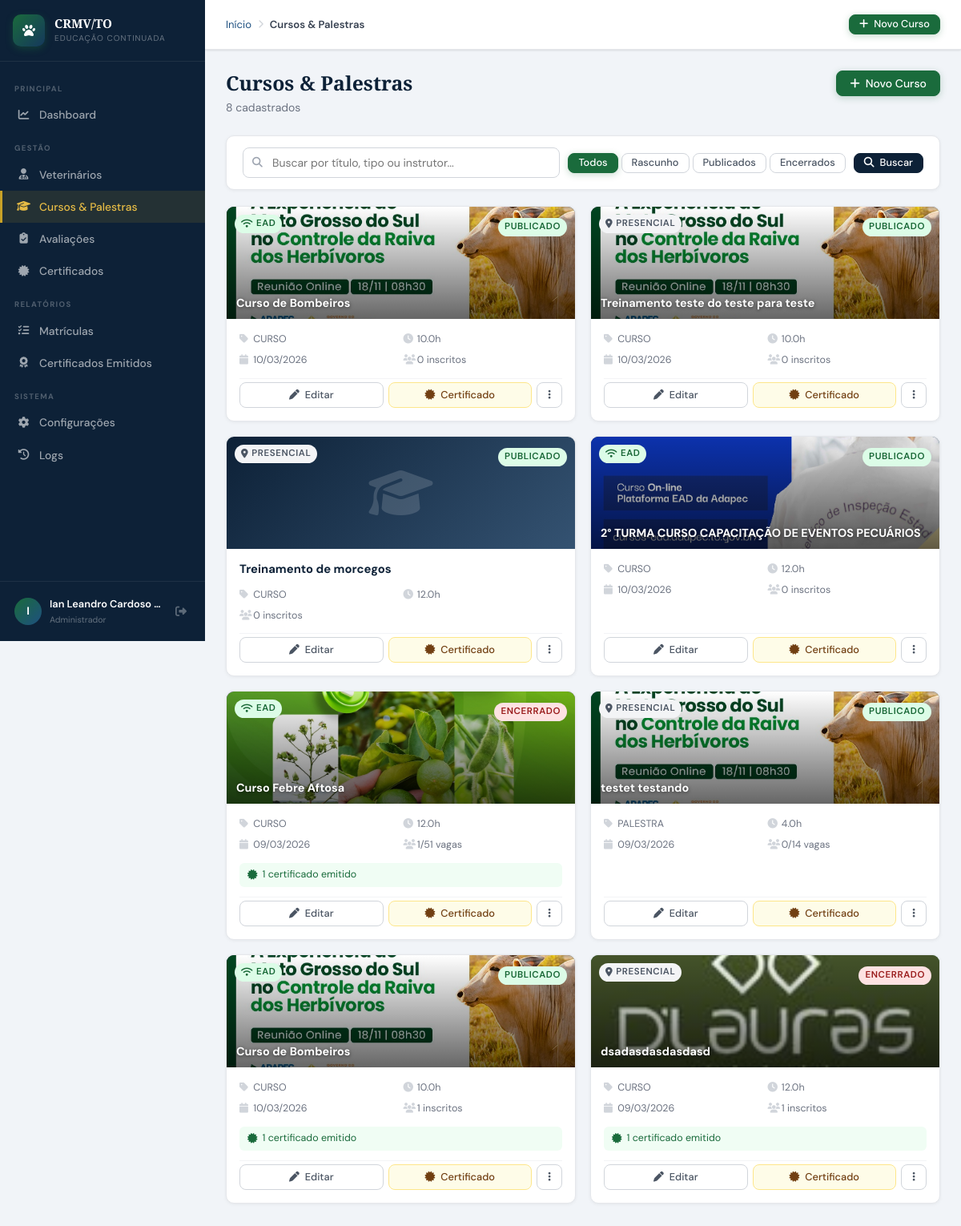
The app's page /admin/cursos/lista.php (signed in) with its own data.
### tables this page shows
CREATE TABLE `tbl_cursos` (
  `curso_id` int(10) UNSIGNED NOT NULL,
  `categoria_id` int(10) UNSIGNED DEFAULT NULL,
  `titulo` varchar(200) NOT NULL,
  `descricao` text DEFAULT NULL,
  `capa` varchar(120) DEFAULT NULL,
  `observacoes` text DEFAULT NULL,
  `tipo` enum('CURSO','PALESTRA','WORKSHOP','CONGRESSO','WEBINAR') NOT NULL DEFAULT 'CURSO',
  `modalidade` enum('PRESENCIAL','EAD','HIBRIDO') NOT NULL DEFAULT 'PRESENCIAL',
  `carga_horaria` decimal(5,1) NOT NULL DEFAULT 0.0,
  `vagas` smallint(6) DEFAULT NULL,
  `data_inicio` date DEFAULT NULL,
  `data_fim` date DEFAULT NULL,
  `horario` varchar(100) DEFAULT NULL,
  `local_nome` varchar(150) DEFAULT NULL,
  `local_cidade` varchar(80) DEFAULT NULL,
  `local_uf` char(2) DEFAULT 'TO',
  `local_endereco` varchar(200) DEFAULT NULL,
  `link_ead` varchar(300) DEFAULT NULL,
  `youtube_id` varchar(30) DEFAULT NULL,
  `valor` decimal(8,2) NOT NULL DEFAULT 0.00,
  `status` enum('RASCUNHO','PUBLICADO','ENCERRADO','CANCELADO') NOT NULL DEFAULT 'RASCUNHO',
  `cert_modelo` text DEFAULT NULL,
  `cert_conteudo_programatico` mediumtext DEFAULT NULL COMMENT 'HTML do conteúdo programático (verso do certificado)',
  `cert_validade` smallint(6) DEFAULT NULL,
  `cert_obs` text DEFAULT NULL COMMENT 'Observação interna do certificado (não aparece impresso)',
  `ativo` tinyint(1) NOT NULL DEFAULT 1,
  `criado_em` datetime NOT NULL DEFAULT current_timestamp(),
  `atualizado_em` datetime DEFAULT NULL ON UPDATE current_timestamp(),
  `criado_por` int(10) UNSIGNED DEFAULT NULL,
  `instrutor_id` int(11) DEFAULT NULL,
  `requer_avaliacao` tinyint(1) NOT NULL DEFAULT 0,
  `avaliacao_com_nota` tinyint(1) NOT NULL DEFAULT 0,
  `nota_minima` decimal(5,2) NOT NULL DEFAULT 70.00,
  `tentativas_maximas` tinyint(4) NOT NULL DEFAULT 3,
  `cert_frente_html` text DEFAULT NULL,
  `cert_verso_html` text DEFAULT NULL
);

### admin/cursos/lista.php (the view, shortened to what this page needs)
<?php
require_once __DIR__ . '/../../includes/conexao.php';
$busca  = trim($_GET['busca']  ?? '');
$filtro = $_GET['filtro'] ?? 'todos';
$pag    = max(1, (int)($_GET['pag'] ?? 1));
$porPag = 12;
$offset = ($pag - 1) * $porPag;
$where  = "WHERE c.ativo = 1";
$params = [];
$total   = dbQueryOne("SELECT COUNT(*) AS n FROM tbl_cursos c $where", $params)['n'];
$cursos = dbQuery(
    "SELECT c.curso_id, c.titulo, c.tipo, c.modalidade, c.status, c.carga_horaria,
            c.data_inicio, c.data_fim, c.vagas, c.capa,
            cat.nome AS cat_nome, cat.cor_hex,
            (SELECT GROUP_CONCAT(ci.nome ORDER BY ci.ordem SEPARATOR ', ')
             FROM tbl_curso_instrutores ci WHERE ci.curso_id = c.curso_id) AS instrutores,
            (SELECT COUNT(*) FROM tbl_matriculas m WHERE m.curso_id = c.curso_id) AS total_mat,
            (SELECT COUNT(*) FROM tbl_matriculas m WHERE m.curso_id = c.curso_id AND m.certificado_gerado = 1) AS total_cert
     FROM tbl_cursos c
     LEFT JOIN tbl_categorias cat ON c.categoria_id = cat.categoria_id
     $where
     ORDER BY c.criado_em DESC
     LIMIT $porPag OFFSET $offset",
    $params
);
$pageTitulo  = 'Cursos & Palestras';
$paginaAtiva = 'cursos';
require_once __DIR__ . '/../../includes/layout.php';
?>
<div class="pg-header">
    <div class="pg-header-row">
        <div>
            <h1 class="pg-titulo">Cursos & Palestras</h1>
            <p class="pg-subtitulo"><?= number_format($total, 0, ',', '.') ?> cadastrado<?= $total != 1 ? 's' : '' ?></p>
        </div>
        <div class="pg-acoes">
            <a href="/crmv/admin/cursos/form.php" class="btn btn-primario">
                <i class="fa-solid fa-plus"></i> Novo Curso
            </a>
        </div>
    </div>
</div>
<div class="card" style="margin-bottom:20px">
    <div class="card-body" style="padding:14px 20px">
        <form method="GET" style="display:flex;gap:10px;align-items:center;flex-wrap:wrap">
            <div style="flex:1;min-width:260px;position:relative">
                <input type="text" name="busca" value="<?= htmlspecialchars($busca) ?>"
                    placeholder="Buscar por título, tipo ou instrutor..."
                    style="width:100%;padding:9px 12px 9px 36px;border:1.5px solid var(--c300);border-radius:8px;font-size:.875rem;font-family:inherit;outline:none"
                    onfocus="this.style.borderColor='var(--azul-clr)'" onblur="this.style.borderColor='var(--c300)'">
            </div>
            <div style="display:flex;gap:4px">
                <?php foreach (['todos'=>'Todos','RASCUNHO'=>'Rascunho','PUBLICADO'=>'Publicados','ENCERRADO'=>'Encerrados'] as $v=>$l): ?>
                <a href="?busca=<?= urlencode($busca) ?>&filtro=<?= $v ?>"
                   class="btn btn-sm <?= $filtro===$v ? 'btn-primario' : 'btn-ghost' ?>"><?= $l ?></a>
                <?php endforeach; ?>
            </div>
            <button type="submit" class="btn btn-secundario btn-sm"><i class="fa-solid fa-search"></i> Buscar</button>
        </form>
    </div>
</div>
<?php if (empty($cursos)): ?>
<div class="card">
    <div class="vazio" style="padding:60px">
        <i class="fa-solid fa-graduation-cap"></i>
        <h3>Nenhum curso encontrado</h3>
        <p><?= $busca ? 'Tente outro termo de busca.' : 'Cadastre o primeiro curso ou palestra.' ?></p>
        <?php if (!$busca): ?>
        <a href="/crmv/admin/cursos/form.php" class="btn btn-primario btn-sm" style="margin-top:12px">
            <i class="fa-solid fa-plus"></i> Criar agora
        </a>
        <?php endif; ?>
    </div>
</div>
<?php else: ?>
<div style="display:grid;grid-template-columns:repeat(auto-fill,minmax(340px,1fr));gap:18px">
<?php foreach ($cursos as $c): ?>
<div class="card" style="display:flex;flex-direction:column">
    <div style="height:140px;background:linear-gradient(135deg,<?= htmlspecialchars($c['cor_hex'] ?? '#0d2137') ?>,<?= htmlspecialchars($c['cor_hex'] ?? '#15385c') ?>dd);position:relative;overflow:hidden;flex-shrink:0">
        <?php if ($c['capa']): ?>
        <img src="/crmv/uploads/capas/<?= htmlspecialchars($c['capa']) ?>"
             style="width:100%;height:100%;object-fit:cover;position:absolute;inset:0">
        <div style="position:absolute;inset:0;background:linear-gradient(to top,rgba(0,0,0,.6),transparent)"></div>
        <?php else: ?>
        <div style="position:absolute;inset:0;display:flex;align-items:center;justify-content:center;opacity:.15">
            <i class="fa-solid fa-graduation-cap" style="font-size:4rem;color:#fff"></i>
        </div>
        <?php endif; ?>
        <div style="position:absolute;top:10px;left:10px;display:flex;gap:6px">
            <?= badgeModalidade($c['modalidade']) ?>
        </div>
        <div style="position:absolute;top:10px;right:10px">
            <?= badgeStatus($c['status']) ?>
        </div>
        <?php if ($c['capa']): ?>
        <div style="position:absolute;bottom:8px;left:12px;right:12px">
            <div style="font-weight:700;font-size:.9rem;color:#fff;text-shadow:0 1px 4px rgba(0,0,0,.6);overflow:hidden;text-overflow:ellipsis;white-space:nowrap">
                <?= htmlspecialchars($c['titulo']) ?>
            </div>
        </div>
        <?php endif; ?>
    </div>
    <div style="padding:16px;display:flex;flex-direction:column;flex:1;gap:12px">
        <?php if (!$c['capa']): ?>
        <div>
            <div style="font-weight:700;font-size:.925rem;color:var(--azul-esc);line-height:1.3">
                <?= htmlspecialchars(truncaTexto($c['titulo'], 60)) ?>
            </div>
        </div>
        <?php endif; ?>
        <div style="display:grid;grid-template-columns:1fr 1fr;gap:6px;font-size:.78rem;color:var(--c500)">
            <div><i class="fa-solid fa-tag" style="width:14px;color:var(--c300)"></i> <?= htmlspecialchars($c['tipo']) ?></div>
            <div><i class="fa-solid fa-clock" style="width:14px;color:var(--c300)"></i> <?= $c['carga_horaria'] ?>h</div>
            <?php if ($c['data_inicio']): ?>
            <div><i class="fa-solid fa-calendar" style="width:14px;color:var(--c300)"></i> <?= fmtData($c['data_inicio']) ?></div>
            <?php endif; ?>
            <?php if ($c['vagas']): ?>
            <div>
                <i class="fa-solid fa-users" style="width:14px;color:var(--c300)"></i>
                <?= $c['total_mat'] ?>/<?= $c['vagas'] ?> vagas
            </div>
            <?php else: ?>
            <div><i class="fa-solid fa-users" style="width:14px;color:var(--c300)"></i> <?= $c['total_mat'] ?> inscritos</div>
            <?php endif; ?>
        </div>
        <?php if ($c['total_cert'] > 0): ?>
        <div style="display:flex;align-items:center;gap:6px;font-size:.78rem;color:var(--verde);background:#f0fdf4;padding:5px 10px;border-radius:6px">
            <i class="fa-solid fa-certificate"></i> <?= $c['total_cert'] ?> certificado<?= $c['total_cert']!=1?'s':'' ?> emitido<?= $c['total_cert']!=1?'s':'' ?>
        </div>
        <?php endif; ?>
        <div style="display:flex;gap:6px;margin-top:auto;padding-top:4px;border-top:1px solid var(--c100)">
            <a href="/crmv/admin/cursos/form.php?id=<?= $c['curso_id'] ?>" class="btn btn-ghost btn-sm" style="flex:1;justify-content:center">
                <i class="fa-solid fa-pen"></i> Editar
            </a>
            <a href="/crmv/admin/certificados/emitir.php?curso_id=<?= $c['curso_id'] ?>" class="btn btn-sm" style="flex:1;justify-content:center;background:#fefce8;color:#713f12;border-color:#fde68a">
                <i class="fa-solid fa-certificate"></i> Certificado
            </a>
            <div style="position:relative">
                <button onclick="toggleMenu(this)" class="btn btn-ghost btn-icone btn-sm">
                    <i class="fa-solid fa-ellipsis-v"></i>
                </button>
            </div>
        </div>
    </div>
</div>
<?php endforeach; ?>
</div>
<?php endif; ?>
<?php require_once __DIR__ . '/../../includes/layout_footer.php'; ?>

### includes/layout.php (shortened to what this page needs)
<!DOCTYPE html>
<html lang="pt-BR">
<head>
<link rel="stylesheet" href="https://cdnjs.cloudflare.com/ajax/libs/font-awesome/6.5.1/css/all.min.css">
<link rel="stylesheet" href="/crmv/assets/css/admin.css">
</head>
<body>
<aside class="sidebar" id="sidebar">
    <a href="/crmv/admin/dashboard.php" class="sb-brand">
        <div class="sb-brand-icon"><i class="fa-solid fa-paw"></i></div>
        <div class="sb-brand-txt">
            <span class="sb-brand-nome">CRMV/TO</span>
            <span class="sb-brand-sub">Educação Continuada</span>
        </div>
    </a>
    <nav class="sb-nav">
        <span class="sb-secao">Principal</span>
        <a href="/crmv/admin/dashboard.php" class="sb-link <?= ($paginaAtiva??'')=='dashboard'?'ativo':'' ?>">
            <i class="fa-solid fa-chart-line"></i><span>Dashboard</span>
        </a>
        <span class="sb-secao">Gestão</span>
        <a href="/crmv/admin/usuarios/lista.php" class="sb-link <?= ($paginaAtiva??'')=='usuarios'?'ativo':'' ?>">
            <i class="fa-solid fa-user-doctor"></i><span>Veterinários</span>
        </a>
        <a href="/crmv/admin/cursos/lista.php" class="sb-link <?= ($paginaAtiva??'')=='cursos'?'ativo':'' ?>">
            <i class="fa-solid fa-graduation-cap"></i><span>Cursos & Palestras</span>
        </a>
        <a href="/crmv/admin/avaliacoes/lista.php" class="sb-link <?= ($paginaAtiva??'')=='avaliacoes'?'ativo':'' ?>">
            <i class="fa-solid fa-clipboard-check"></i><span>Avaliações</span>
        </a>
        <a href="/crmv/admin/certificados/lista.php" class="sb-link <?= ($paginaAtiva??'')=='certificados'?'ativo':'' ?>">
            <i class="fa-solid fa-certificate"></i><span>Certificados</span>
        </a>
        <span class="sb-secao">Relatórios</span>
        <a href="/crmv/admin/relatorios/matriculas.php" class="sb-link <?= ($paginaAtiva??'')=='rel_mat'?'ativo':'' ?>">
            <i class="fa-solid fa-list-check"></i><span>Matrículas</span>
        </a>
        <a href="/crmv/admin/relatorios/certificados.php" class="sb-link <?= ($paginaAtiva??'')=='rel_cert'?'ativo':'' ?>">
            <i class="fa-solid fa-award"></i><span>Certificados Emitidos</span>
        </a>
        <span class="sb-secao">Sistema</span>
        <a href="/crmv/admin/configuracoes.php" class="sb-link <?= ($paginaAtiva??'')=='config'?'ativo':'' ?>">
            <i class="fa-solid fa-gear"></i><span>Configurações</span>
        </a>
        <a href="/crmv/admin/logs.php" class="sb-link <?= ($paginaAtiva??'')=='logs'?'ativo':'' ?>">
            <i class="fa-solid fa-clock-rotate-left"></i><span>Logs</span>
        </a>
    </nav>
    <div class="sb-footer">
        <div class="sb-user">
            <div class="sb-avatar"><?= primeiraLetra($_SESSION['usr_nome'] ?? 'A') ?></div>
            <div class="sb-user-info">
                <div class="sb-user-nome"><?= htmlspecialchars(truncaTexto($_SESSION['usr_nome'] ?? '', 22)) ?></div>
                <div class="sb-user-papel">Administrador</div>
            </div>
            <a href="/crmv/logout.php" class="sb-logout" title="Sair">
                <i class="fa-solid fa-right-from-bracket"></i>
            </a>
        </div>
    </div>
</aside>
<div class="main-wrapper">
    <header class="topbar">
        <div class="topbar-breadcrumb">
            <a href="/crmv/admin/dashboard.php">Início</a>
            <?php if (($pageTitulo ?? '') !== 'Dashboard'): ?>
            <i class="fa-solid fa-chevron-right sep"></i>
            <span class="atual"><?= htmlspecialchars($pageTitulo ?? '') ?></span>
            <?php endif; ?>
        </div>
        <div class="topbar-acoes">
            <a href="/crmv/admin/cursos/form.php" class="btn btn-primario btn-sm">
                <i class="fa-solid fa-plus"></i> Novo Curso
            </a>
        </div>
    </header>
    <main class="pagina">

### includes/conexao.php (shortened to what this page needs)
<?php
function getConn(): PDO {
    static $pdo = null;
    if ($pdo === null) {
        try {
            $dsn = "mysql:host=" . DB_HOST . ";port=" . DB_PORT . ";dbname=" . DB_NAME . ";charset=utf8mb4";
            $pdo = new PDO($dsn, DB_USER, DB_PASS, [
                PDO::ATTR_ERRMODE            => PDO::ERRMODE_EXCEPTION,
                PDO::ATTR_DEFAULT_FETCH_MODE => PDO::FETCH_ASSOC,
                PDO::ATTR_EMULATE_PREPARES   => false,
            ]);
        } catch (PDOException $e) {
            die('<div style="font-family:monospace;background:#fee2e2;color:#7f1d1d;padding:20px;margin:20px;border-radius:8px">
                <strong>Erro de conexão com o banco:</strong><br>' . htmlspecialchars($e->getMessage()) . '
                <br><br>Verifique se o XAMPP está rodando e o banco <strong>' . DB_NAME . '</strong> foi criado.
            </div>');
        }
    }
    return $pdo;
}
function dbQuery(string $sql, array $params = []): array {
    $stmt = getConn()->prepare($sql);
    $stmt->execute($params);
    return $stmt->fetchAll();
}
function dbQueryOne(string $sql, array $params = []): array|false {
    $stmt = getConn()->prepare($sql);
    $stmt->execute($params);
    return $stmt->fetch();
}
function truncaTexto(string $str, int $tam): string {
    return mb_strlen($str) > $tam ? mb_substr($str, 0, $tam) . '...' : $str;
}
function primeiraLetra(string $nome): string {
    return mb_strtoupper(mb_substr(trim($nome), 0, 1));
}
function fmtData(?string $d): string {
    try { return (new DateTime($d))->format('d/m/Y'); }
    catch (Exception) { return '-'; }
}
function badgeModalidade(string $mod): string {
    return match(strtoupper(trim($mod))) {
        'EAD'       => '<span class="badge b-verde"><i class="fa-solid fa-wifi"></i> EAD</span>',
        'HIBRIDO'   => '<span class="badge b-ouro"><i class="fa-solid fa-layer-group"></i> Híbrido</span>',
        'PRESENCIAL'=> '<span class="badge b-cinza"><i class="fa-solid fa-map-marker-alt"></i> Presencial</span>',
        default     => '<span class="badge b-cinza">' . htmlspecialchars($mod) . '</span>',
    };
}
function badgeStatus(string $status): string {
    return match(strtoupper(trim($status))) {
        'PUBLICADO' => '<span class="badge b-verde">Publicado</span>',
        'RASCUNHO'  => '<span class="badge b-cinza">Rascunho</span>',
        'ENCERRADO' => '<span class="badge b-verm">Encerrado</span>',
        'CANCELADO' => '<span class="badge b-verm">Cancelado</span>',
        'ATIVA'     => '<span class="badge b-azul">Ativa</span>',
        'CONCLUIDA' => '<span class="badge b-verde">Concluída</span>',
        'REPROVADO' => '<span class="badge b-verm">Reprovado</span>',
        default     => '<span class="badge b-cinza">' . htmlspecialchars($status) . '</span>',
    };
}

### includes/layout_footer.php (shortened to what this page needs)
    </main>
</div>
</body>
</html>

### records on screen
tbl_cursos: capa (picture), modalidade "EAD", status "PUBLICADO", titulo "Curso de Bombeiros", tipo "CURSO", carga_horaria "10.0", data_inicio "10/03/2026", total_mat "0"
tbl_cursos: capa (picture), modalidade "PRESENCIAL", status "PUBLICADO", titulo "Treinamento teste do teste para teste", tipo "CURSO", carga_horaria "10.0", data_inicio "10/03/2026", total_mat "0"
tbl_cursos: modalidade "PRESENCIAL", status "PUBLICADO", titulo "Treinamento de morcegos", tipo "CURSO", carga_horaria "12.0", total_mat "0"
tbl_cursos: capa (picture), modalidade "EAD", status "PUBLICADO", titulo "2° TURMA CURSO CAPACITAÇÃO DE EVENTOS PECUÁRIOS", tipo "CURSO", carga_horaria "12.0", data_inicio "10/03/2026", total_mat "0"
tbl_cursos: capa (picture), modalidade "EAD", status "ENCERRADO", titulo "Curso Febre Aftosa", tipo "CURSO", carga_horaria "12.0", data_inicio "09/03/2026", total_mat "1", vagas "51", total_cert "1"
tbl_cursos: capa (picture), modalidade "PRESENCIAL", status "PUBLICADO", titulo "testet testando", tipo "PALESTRA", carga_horaria "4.0", data_inicio "09/03/2026", total_mat "0", vagas "14"
tbl_cursos: capa (picture), modalidade "EAD", status "PUBLICADO", titulo "Curso de Bombeiros", tipo "CURSO", carga_horaria "10.0", data_inicio "10/03/2026", total_mat "1", total_cert "1"
tbl_cursos: capa (picture), modalidade "PRESENCIAL", status "ENCERRADO", titulo "dsadasdasdasdasd", tipo "CURSO", carga_horaria "12.0", data_inicio "09/03/2026", total_mat "1", total_cert "1"

### other values on screen
primeiraLetra($_SESSION['usr_nome'] ?? 'A') "I"
truncaTexto($_SESSION['usr_nome'] ?? '', 22) "Ian Leandro Cardoso…"
$pageTitulo "Cursos & Palestras"
$total "8"
$l "Todos"
$l "Rascunho"
$l "Publicados"
$l "Encerrados"
